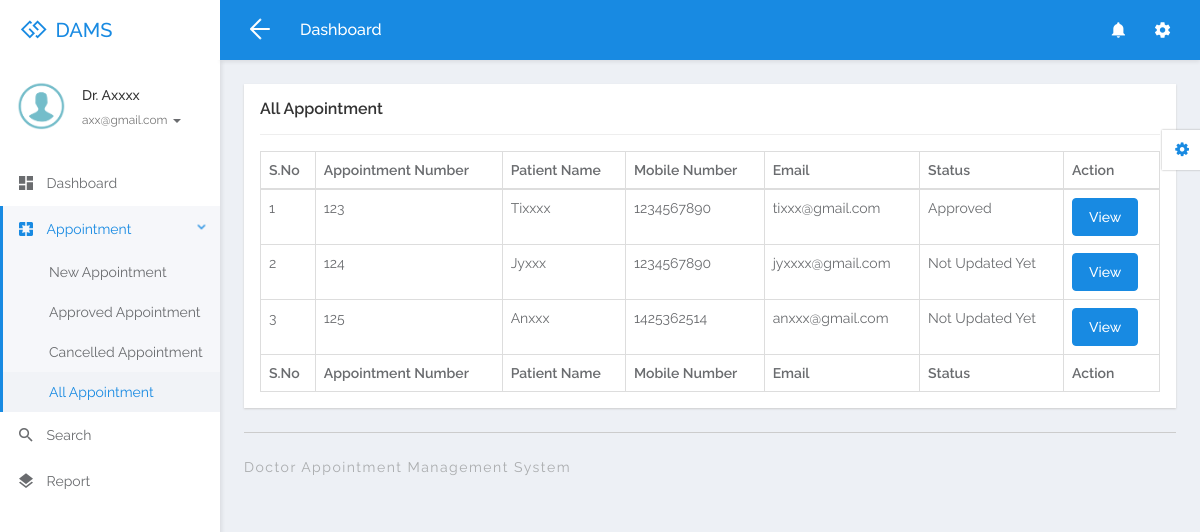
Screenshot of /dams/doctor/all-appointment.php (signed in) with the database file from the repository.
### tables this page shows
CREATE TABLE `tbldoctor` (
  `ID` int(5) NOT NULL,
  `FullName` varchar(250) DEFAULT NULL,
  `MobileNumber` bigint(10) DEFAULT NULL,
  `Email` varchar(250) DEFAULT NULL,
  `Specialization` varchar(250) DEFAULT NULL,
  `Password` varchar(259) DEFAULT NULL,
  `CreationDate` timestamp NULL DEFAULT current_timestamp()
);

CREATE TABLE `tblappointment` (
  `ID` int(10) NOT NULL,
  `AppointmentNumber` int(10) DEFAULT NULL,
  `Name` varchar(250) DEFAULT NULL,
  `MobileNumber` bigint(20) DEFAULT NULL,
  `Email` varchar(250) DEFAULT NULL,
  `AppointmentDate` date DEFAULT NULL,
  `AppointmentTime` time DEFAULT NULL,
  `Specialization` varchar(250) DEFAULT NULL,
  `Doctor` int(10) DEFAULT NULL,
  `Message` mediumtext DEFAULT NULL,
  `ApplyDate` timestamp NULL DEFAULT current_timestamp(),
  `Remark` varchar(250) DEFAULT NULL,
  `Status` varchar(250) DEFAULT NULL,
  `UpdationDate` timestamp NULL DEFAULT NULL ON UPDATE current_timestamp()
);

### dams/doctor/all-appointment.php (the view, shortened to what this page needs)
<?php
include('includes/dbconnection.php');
if (strlen($_SESSION['damsid']==0)) {
  header('location:logout.php');
  } else{
  ?>
<!DOCTYPE html>
<html lang="en">
<head>
	<link rel="stylesheet" href="libs/bower/font-awesome/css/font-awesome.min.css">
	<link rel="stylesheet" href="libs/bower/material-design-iconic-font/dist/css/material-design-iconic-font.css">
	<link rel="stylesheet" href="libs/bower/animate.css/animate.min.css">
	<link rel="stylesheet" href="libs/bower/fullcalendar/dist/fullcalendar.min.css">
	<link rel="stylesheet" href="libs/bower/perfect-scrollbar/css/perfect-scrollbar.css">
	<link rel="stylesheet" href="assets/css/bootstrap.css">
	<link rel="stylesheet" href="assets/css/core.css">
	<link rel="stylesheet" href="assets/css/app.css">
</head>
<body class="menubar-left menubar-unfold menubar-light theme-primary">
<?php include_once('includes/header.php');?>
<?php include_once('includes/sidebar.php');?>
<main id="app-main" class="app-main">
  <div class="wrap">
	<section class="app-content">
		<div class="row">
			<div class="col-md-12">
				<div class="widget">
					<header class="widget-header">
						<h4 class="widget-title">All Appointment</h4>
					</header>
					<hr class="widget-separator">
					<div class="widget-body">
						<div class="table-responsive">
							<table class="table table-bordered table-hover js-basic-example dataTable table-custom">
								<thead>
									<tr>
										<th>S.No</th>
										<th>Appointment Number</th>
										<th>Patient Name</th>
										<th>Mobile Number</th>
										<th>Email</th>
									<th>Status</th>
										<th>Action</th>
									</tr>
								</thead>
								<tbody>
                  <?php
              $docid=$_SESSION['damsid'];
$sql="SELECT * from  tblappointment where Doctor=:docid";
$query = $dbh -> prepare($sql);
$query-> bindParam(':docid', $docid, PDO::PARAM_STR);
$query->execute();
$results=$query->fetchAll(PDO::FETCH_OBJ);
$cnt=1;
if($query->rowCount() > 0)
{
foreach($results as $row)
{               ?>
									<tr>
										<td><?php echo htmlentities($cnt);?></td>
										<td><?php  echo htmlentities($row->AppointmentNumber);?></td>
										<td><?php  echo htmlentities($row->Name);?></td>
										<td><?php  echo htmlentities($row->MobileNumber);?></td>
										<td><?php  echo htmlentities($row->Email);?></td>
                                        <?php if($row->Status==""){ ?>
                     <td><?php echo "Not Updated Yet"; ?></td>
<?php } else { ?>                  <td><?php  echo htmlentities($row->Status);?>
                  </td>
                  <?php } ?>
										<td><a href="view-appointment-detail.php?editid=<?php echo htmlentities ($row->ID);?>&&aptid=<?php echo htmlentities ($row->AppointmentNumber);?>" class="btn btn-primary">View</a></td>
									</tr>
								 <?php $cnt=$cnt+1;}} ?>
								</tbody>
                  <tfoot>
                  <tr>
                  <th>S.No</th>
										<th>Appointment Number</th>
										<th>Patient Name</th>
										<th>Mobile Number</th>
										<th>Email</th>
										<th>Status</th>
										<th>Action</th>
                  </tr>
                </tfoot>
							</table>
						</div>
					</div>
				</div>
			</div>
		</div>
	</section>
</div>
  <?php include_once('includes/footer.php');?>
</main>
<?php include_once('includes/customizer.php');?>
</body>
</html>
<?php }  ?>

### dams/doctor/includes/sidebar.php (shortened to what this page needs)
<aside id="menubar" class="menubar light">
  <div class="app-user">
    <div class="media">
      <div class="media-left">
        <div class="avatar avatar-md avatar-circle">
          <a href="javascript:void(0)"><img class="img-responsive" src="assets/images/images.png" alt="avatar"/></a>
        </div>
      </div>
      <div class="media-body">
        <div class="foldable">
          <?php
$eid=$_SESSION['damsid'];
$sql="SELECT FullName,Email from  tbldoctor where ID=:eid";
$query = $dbh -> prepare($sql);
$query->bindParam(':eid',$eid,PDO::PARAM_STR);
$query->execute();
$results=$query->fetchAll(PDO::FETCH_OBJ);
foreach($results as $row)
{
$email=$row->Email;
$fname=$row->FullName;
}   ?>
          <h5><a href="javascript:void(0)" class="username"><?php  echo $fname ;?></a></h5>
          <ul>
            <li class="dropdown">
              <a href="javascript:void(0)" class="dropdown-toggle usertitle" data-toggle="dropdown" aria-haspopup="true" aria-expanded="false">
                <small><?php  echo $email;?></small>
                <span class="caret"></span>
              </a>
            </li>
          </ul>
        </div>
      </div>
    </div>
  </div>
  <div class="menubar-scroll">
    <div class="menubar-scroll-inner">
      <ul class="app-menu">
        <li class="has-submenu">
          <a href="dashboard.php">
            <i class="menu-icon zmdi zmdi-view-dashboard zmdi-hc-lg"></i>
            <span class="menu-text">Dashboard</span>
          </a>
        </li>
       <li class="has-submenu">
          <a href="javascript:void(0)" class="submenu-toggle">
            <i class="menu-icon zmdi zmdi-pages zmdi-hc-lg"></i>
            <span class="menu-text">Appointment</span>
            <i class="menu-caret zmdi zmdi-hc-sm zmdi-chevron-right"></i>
          </a>
          <ul class="submenu">
            <li><a href="new-appointment.php"><span class="menu-text">New Appointment</span></a></li>
            <li><a href="approved-appointment.php"><span class="menu-text">Approved Appointment</span></a></li>
            <li><a href="cancelled-appointment.php"><span class="menu-text">Cancelled Appointment</span></a></li>
            <li><a href="all-appointment.php"><span class="menu-text">All Appointment</span></a></li>
          </ul>
        </li>
        <li>
          <a href="search.php">
            <i class="menu-icon zmdi zmdi-search zmdi-hc-lg"></i>
            <span class="menu-text">Search</span>
          </a>
        </li>
        <li>
          <a href="appointment-bwdates.php">
            <i class="menu-icon zmdi zmdi-layers zmdi-hc-lg"></i>
            <span class="menu-text">Report</span>
          </a>
        </li>
      </ul>
    </div>
  </div>
</aside>

### rows the page displays
tbldoctor: FullName "Dr. Axxxx", Email "axx@gmail.com"
tblappointment: AppointmentNumber "123", Name "Tixxxx", MobileNumber "1234567890", Email "tixxx@gmail.com", Status "Approved"
tblappointment: AppointmentNumber "124", Name "Jyxxx", MobileNumber "1234567890", Email "jyxxxx@gmail.com", shows "Not Updated Yet"
tblappointment: AppointmentNumber "125", Name "Anxxx", MobileNumber "1425362514", Email "anxxx@gmail.com", shows "Not Updated Yet"
